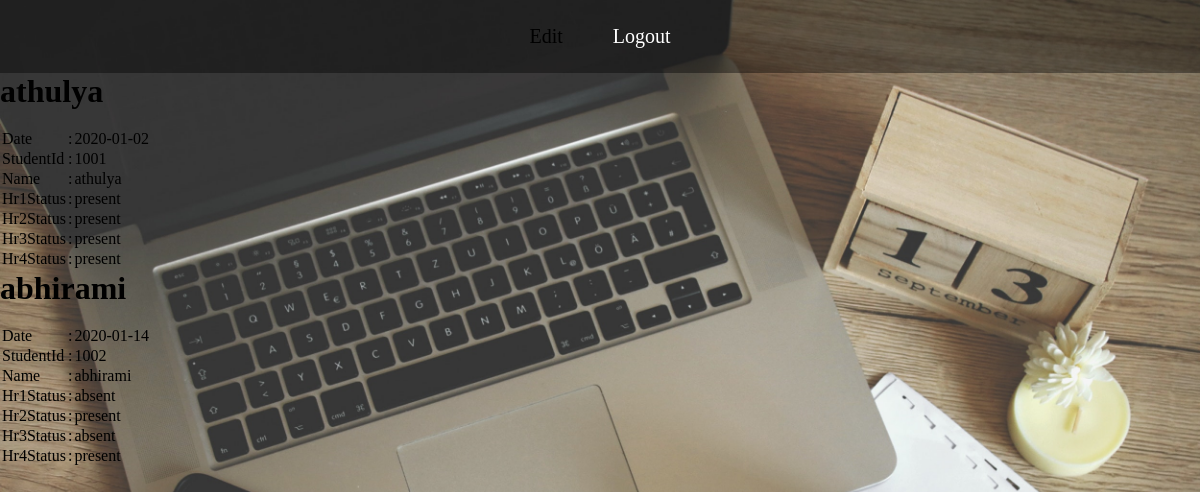
Page /student_attd_view.php on the committed database.
### tables this page shows
CREATE TABLE `std_attendance` (
  `date` date NOT NULL,
  `stdid` int(11) NOT NULL,
  `name` varchar(20) NOT NULL,
  `hr1status` varchar(20) NOT NULL,
  `hr2status` varchar(20) NOT NULL,
  `hr3status` varchar(20) NOT NULL,
  `hr4status` varchar(20) NOT NULL
);

### student_attd_view.php (the view, shortened to what this page needs)
<!DOCTYPE html>
<html>
<head>
<link rel="stylesheet" href="css/style3.css">
</head>
<body class="b1">
<div class="navbar">
<ul>
<li>Edit
</li>
<li><a href="logout.php">Logout</a></li>
</ul>
</div>
<form>
				<?php
						require_once ("connect.php");
						$sql="select * from std_attendance";
						$result=mysqli_query($conn,$sql);
						while($row=mysqli_fetch_assoc($result))
						{
					?>
			 <h1><?php  echo $row['name'];?></h1><br>
<table>
   <tr>
        <td>Date</td><td>:</td><td><?php echo $row['date'];?></td>
    </tr>
    <tr>
        <td>StudentId</td><td>:</td><td><?php echo $row['stdid'];?></td>
    </tr>
    <tr>
        <td>Name</td><td>:</td><td><?php echo $row['name'];?></td>
    </tr>
    <tr>
        <td>Hr1Status</td><td>:</td><td><?php echo $row['hr1status'];?></td>
    </tr>
	<tr>
        <td>Hr2Status</td><td>:</td><td><?php echo $row['hr2status'];?></td>
    </tr>
	<tr>
        <td>Hr3Status</td><td>:</td><td><?php echo $row['hr3status'];?></td>
    </tr>
	<tr>
        <td>Hr4Status</td><td>:</td><td><?php echo $row['hr4status'];?></td>
    </tr>
</table>
<?php
								}
							?>
</form>
	</body>
</html>
</body>
</html>

### css/style3.css (style rules this page uses)
* { margin:0px; padding:0px; box-sizing:border-box; }
.b1 { background-image: url(../img/1.jpg); background-size:cover; }
.navbar { text-align:center; width:100%; background-color:rgba(0,0,0,0.4); }
.navbar ul { list-style-type:none; display :inline-flex; }
.navbar ul li { width:120 px; padding:20px; font-size:20px; border-radius:20px; margin:5px; }
.navbar ul li a { color : white; text-decoration: none; }

### rows in the picture
std_attendance: name "athulya", date "2020-01-02", stdid "1001", hr1status "present", hr2status "present", hr3status "present", hr4status "present"
std_attendance: name "abhirami", date "2020-01-14", stdid "1002", hr1status "absent", hr2status "present", hr3status "absent", hr4status "present"
